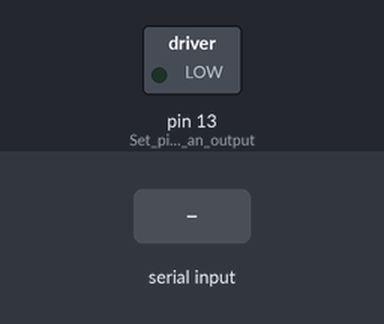
Bench run of a sketch on a simulated Arduino Uno, built with avr-gcc and run on an emulated ATmega328P. Parts: switched loads named in the sketch (green lamp = pin HIGH). The test bench sets the inputs (shaded band).

Above: at 1.2 s.
1.3 s: "1" received over Serial
At 2.4 s:
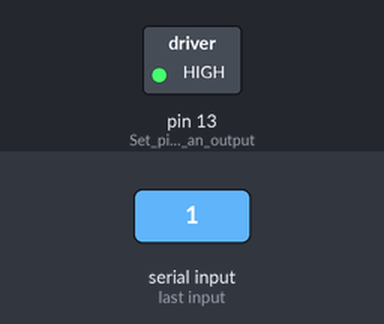
2.8 s: "0" received over Serial
At 3.5 s:
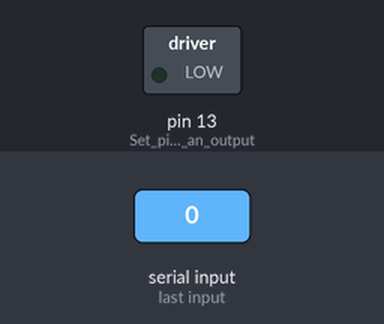
Timing chart, 0 to 5.8 s (numbered marks = the images above; inputs shaded):
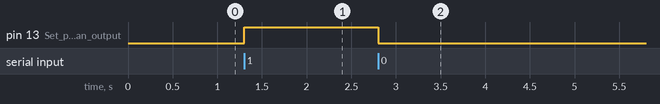

Measured:
- after the input at 1.3 s, pin 13 (Set_pin_13_as_an_output): LOW → HIGH at once
- after the input at 2.8 s, pin 13 (Set_pin_13_as_an_output): HIGH → LOW at once

The sketch:

arduino_motor_reset.ino
```cpp
void setup() {
  Serial.begin(9600);       // Start serial communication at 9600 baud
  pinMode(13, OUTPUT);      // Set pin 13 as an output (usually the built-in LED)
}

void loop() {
  if (Serial.available() > 0) {       // Check if data is available
    char command = Serial.read();     // Read a single byte/character

    if (command == '1') {
      digitalWrite(13, HIGH);         // Turn LED on
      // Serial.println("LED ON");
    } else if (command == '0') {
      digitalWrite(13, LOW);          // Turn LED off
      // Serial.println("LED OFF");
    } else {
      // Serial.println("Unknown command");
    }
  }
}
```
